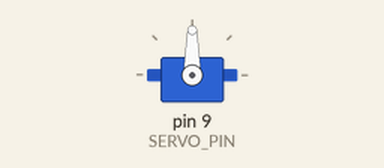
A sketch run on a simulated Arduino Mega 2560, built with avr-gcc and run on an emulated ATmega2560. On the bench: servo.

Above: at 0.05 s.
At 3.45 s:
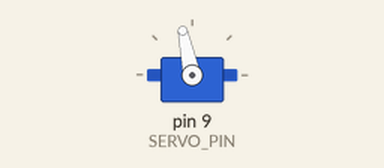
At 6.0 s:
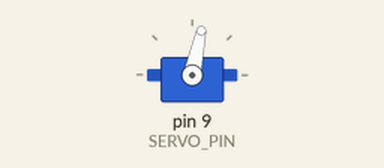
Timing chart, 0 to 7.8 s (numbered marks = the images above):
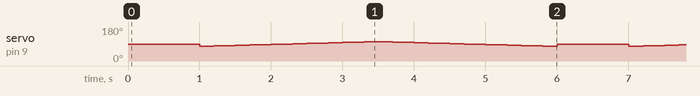

The sketch:

test_servo01.ino
```cpp
// test_servo01.ino ; test of servo motor
// author ; sato.mshr@gmail.com

#include <Servo.h>
// https://www.arduino.cc/en/Reference/Servo
// On boards other than the Mega, use of the library disables
// analogWrite() (PWM) functionality on pins 9 and 10,
// whether or not there is a Servo on those pins.

#define SERVO_PIN 9
#define D_CENTER 90
#define D_RANGE 12
#define MY_DELAY 100

Servo myservo;
int pos;
int str, stp;

void setup()
{
  str = D_CENTER - D_RANGE;
  stp = D_CENTER + D_RANGE;

  myservo.attach(SERVO_PIN);

}

void loop()
{
  myservo.write(D_CENTER);
  delay(MY_DELAY * 10);

  for (pos = str; pos <= stp; pos++) { // goes from 30 degrees to 150 degrees
    // in steps of 1 degree
    myservo.write(pos);              // tell servo to go to position in variable 'pos'
    delay(MY_DELAY);                       // waits 15ms for the servo to reach the position
  }
  for (pos = stp; pos >= str; pos--) { // goes from 150 degrees to 30 degrees
    myservo.write(pos);              // tell servo to go to position in variable 'pos'
    delay(MY_DELAY);                       // waits 15ms for the servo to reach the position
  }
}
```
